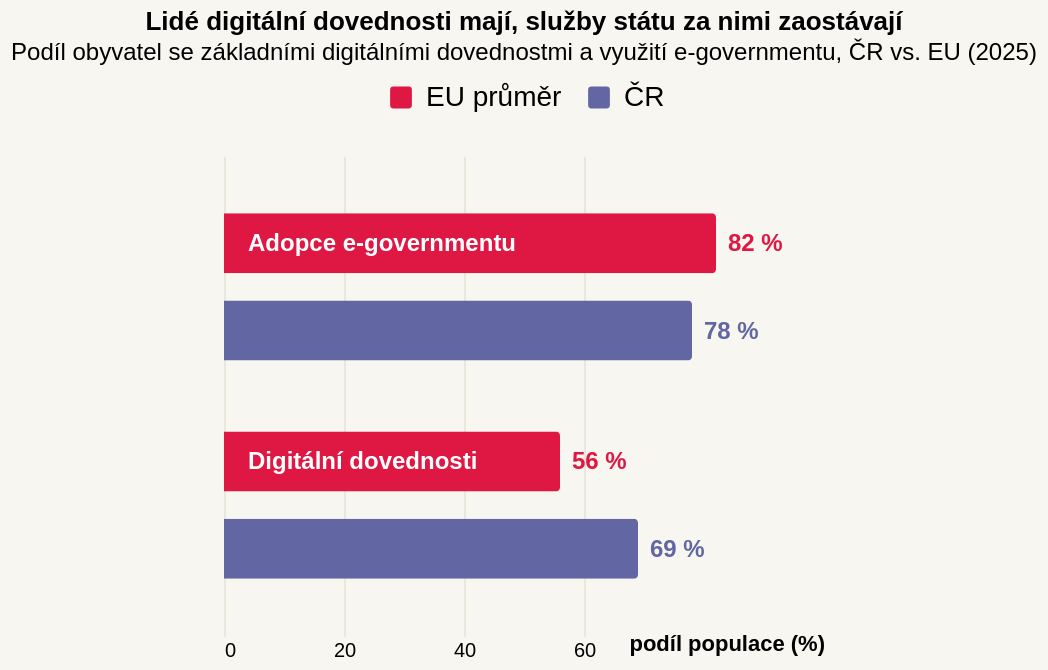

Specify this chart in Vega-Lite:
### Vega-Lite specification from a JSON file in a GitHub repository (floating-point values rounded to 4 significant figures)
{"_source": "Evropská komise, Digital Decade Report 2025", "$schema": "https://vega.github.io/schema/vega-lite/v5.json", "description": "Digitální dovednosti obyvatel vs. využití e-governmentu, ČR a EU", "title": {"text": "Lidé digitální dovednosti mají, služby státu za nimi zaostávají", "subtitle": "Podíl obyvatel se základními digitálními dovednostmi a využití e-governmentu, ČR vs. EU (2025)"}, "height": 240, "background": "#f8f6f0", "data": {"values": [{"m": "Adopce e-governmentu", "e": "EU průměr", "v": 82, "lab": "82 %"}, {"m": "Adopce e-governmentu", "e": "ČR", "v": 78, "lab": "78 %"}, {"m": "Digitální dovednosti", "e": "EU průměr", "v": 56, "lab": "56 %"}, {"m": "Digitální dovednosti", "e": "ČR", "v": 69, "lab": "69 %"}]}, "layer": [{"params": [{"name": "serie", "select": {"type": "point", "fields": ["e"]}, "bind": "legend"}], "mark": {"type": "bar", "tooltip": true, "cornerRadiusEnd": 2, "height": 30}, "encoding": {"y": {"field": "m", "type": "nominal", "sort": ["Adopce e-governmentu", "Digitální dovednosti"], "axis": null, "title": null}, "yOffset": {"field": "e", "sort": ["EU průměr", "ČR"]}, "x": {"field": "v", "type": "quantitative", "title": "podíl populace (%)", "scale": {"domain": [0, 97]}, "axis": {"grid": true, "gridColor": "#e8e8dc", "domain": false, "ticks": false, "values": [0, 20, 40, 60], "titleAngle": 0, "titleAnchor": "end", "titleAlign": "right", "titlePadding": -14, "titleFontWeight": "bold"}}, "color": {"field": "e", "type": "nominal", "scale": {"domain": ["EU průměr", "ČR"], "range": ["#de1743", "#6267a3"]}, "legend": {"title": null, "orient": "top", "direction": "horizontal", "symbolType": "M -0.45 -0.65 L 0.45 -0.65 Q 0.65 -0.65 0.65 -0.45 L 0.65 0.45 Q 0.65 0.65 0.45 0.65 L -0.45 0.65 Q -0.65 0.65 -0.65 0.45 L -0.65 -0.45 Q -0.65 -0.65 -0.45 -0.65 Z", "symbolSize": 280, "symbolStrokeWidth": 0, "labelFontSize": 14, "padding": 4}}, "opacity": {"condition": {"param": "serie", "value": 1}, "value": 0.18}, "tooltip": [{"field": "m", "title": "Ukazatel"}, {"field": "e", "title": "Kdo"}, {"field": "lab", "title": "Podíl populace"}]}}, {"mark": {"type": "text", "align": "left", "dx": 6, "fontWeight": "bold", "fontSize": 12}, "encoding": {"y": {"field": "m", "type": "nominal", "sort": ["Adopce e-governmentu", "Digitální dovednosti"]}, "yOffset": {"field": "e", "sort": ["EU průměr", "ČR"]}, "x": {"field": "v", "type": "quantitative"}, "text": {"field": "lab"}, "color": {"field": "e", "type": "nominal", "legend": null, "scale": {"domain": ["EU průměr", "ČR"], "range": ["#c5143c", "#4c4f8e"]}}}}, {"transform": [{"filter": "datum.e == 'EU průměr'"}], "mark": {"type": "text", "align": "left", "dx": 12, "fontWeight": "bold", "fontSize": 12, "color": "#ffffff"}, "encoding": {"y": {"field": "m", "type": "nominal", "sort": ["Adopce e-governmentu", "Digitální dovednosti"]}, "yOffset": {"field": "e", "sort": ["EU průměr", "ČR"]}, "x": {"value": 0}, "text": {"field": "m"}}}], "config": {"view": {"stroke": "transparent"}, "legend": {"layout": {"top": {"anchor": "middle"}}}}}
